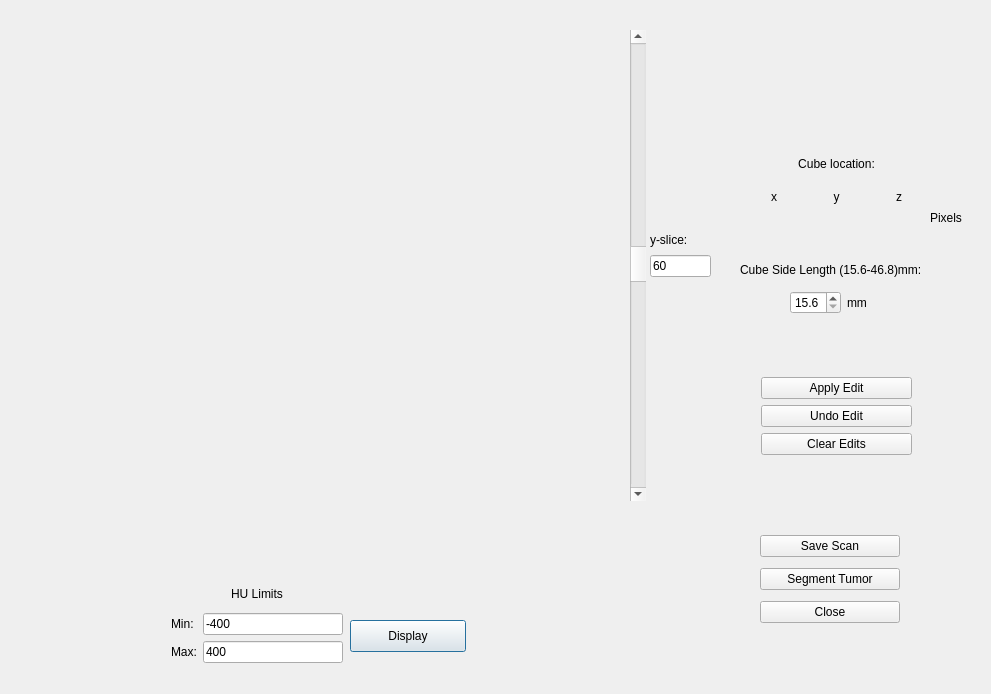
<?xml version="1.0" encoding="UTF-8"?>
<ui version="4.0">
 <class>CTDisplay</class>
 <widget class="QDialog" name="CTDisplay">
  <property name="geometry">
   <rect>
    <x>0</x>
    <y>0</y>
    <width>991</width>
    <height>694</height>
   </rect>
  </property>
  <property name="windowTitle">
   <string>CT Editor</string>
  </property>
  <widget class="MplSliceWidget" name="mpl_ct" native="true">
   <property name="geometry">
    <rect>
     <x>10</x>
     <y>9</y>
     <width>610</width>
     <height>570</height>
    </rect>
   </property>
  </widget>
  <widget class="QScrollBar" name="sliceScrollbar">
   <property name="geometry">
    <rect>
     <x>630</x>
     <y>30</y>
     <width>16</width>
     <height>471</height>
    </rect>
   </property>
   <property name="minimum">
    <number>1</number>
   </property>
   <property name="maximum">
    <number>120</number>
   </property>
   <property name="value">
    <number>60</number>
   </property>
   <property name="orientation">
    <enum>Qt::Vertical</enum>
   </property>
  </widget>
  <widget class="QPushButton" name="displayButton">
   <property name="geometry">
    <rect>
     <x>350</x>
     <y>620</y>
     <width>116</width>
     <height>32</height>
    </rect>
   </property>
   <property name="text">
    <string>Display</string>
   </property>
  </widget>
  <widget class="QLabel" name="pixelsLabel">
   <property name="geometry">
    <rect>
     <x>930</x>
     <y>210</y>
     <width>60</width>
     <height>16</height>
    </rect>
   </property>
   <property name="text">
    <string>Pixels</string>
   </property>
  </widget>
  <widget class="QLabel" name="cubelenLabel">
   <property name="geometry">
    <rect>
     <x>740</x>
     <y>260</y>
     <width>211</width>
     <height>20</height>
    </rect>
   </property>
   <property name="text">
    <string>Cube Side Length (15.6-46.8)mm:</string>
   </property>
  </widget>
  <widget class="QWidget" name="layoutWidget">
   <property name="geometry">
    <rect>
     <x>746</x>
     <y>145</y>
     <width>181</width>
     <height>81</height>
    </rect>
   </property>
   <layout class="QVBoxLayout" name="verticalLayout_4">
    <item>
     <widget class="QLabel" name="cubelocLabel">
      <property name="text">
       <string>Cube location:</string>
      </property>
      <property name="alignment">
       <set>Qt::AlignCenter</set>
      </property>
     </widget>
    </item>
    <item>
     <layout class="QVBoxLayout" name="verticalLayout">
      <item>
       <layout class="QHBoxLayout" name="horizontalLayout_3">
        <item>
         <widget class="QLabel" name="xTopLabel">
          <property name="statusTip">
           <string>0</string>
          </property>
          <property name="text">
           <string>x</string>
          </property>
          <property name="alignment">
           <set>Qt::AlignCenter</set>
          </property>
         </widget>
        </item>
        <item>
         <widget class="QLabel" name="yTopLabel">
          <property name="text">
           <string>y</string>
          </property>
          <property name="alignment">
           <set>Qt::AlignCenter</set>
          </property>
         </widget>
        </item>
        <item>
         <widget class="QLabel" name="zTopLabel">
          <property name="text">
           <string>z</string>
          </property>
          <property name="alignment">
           <set>Qt::AlignCenter</set>
          </property>
         </widget>
        </item>
       </layout>
      </item>
      <item>
       <layout class="QHBoxLayout" name="horizontalLayout_2">
        <item>
         <layout class="QHBoxLayout" name="horizontalLayout_6">
          <item>
           <widget class="QLabel" name="xvalLabel">
            <property name="text">
             <string/>
            </property>
            <property name="alignment">
             <set>Qt::AlignCenter</set>
            </property>
           </widget>
          </item>
          <item>
           <widget class="QLabel" name="yvalLabel">
            <property name="text">
             <string/>
            </property>
            <property name="alignment">
             <set>Qt::AlignCenter</set>
            </property>
           </widget>
          </item>
          <item>
           <widget class="QLabel" name="zvalLabel">
            <property name="text">
             <string/>
            </property>
            <property name="alignment">
             <set>Qt::AlignCenter</set>
            </property>
           </widget>
          </item>
         </layout>
        </item>
       </layout>
      </item>
     </layout>
    </item>
   </layout>
  </widget>
  <widget class="QWidget" name="layoutWidget">
   <property name="geometry">
    <rect>
     <x>761</x>
     <y>350</y>
     <width>151</width>
     <height>132</height>
    </rect>
   </property>
   <layout class="QVBoxLayout" name="verticalLayout_6">
    <item>
     <layout class="QVBoxLayout" name="verticalLayout_5">
      <item>
       <widget class="QPushButton" name="editButton">
        <property name="text">
         <string>Apply Edit</string>
        </property>
       </widget>
      </item>
      <item>
       <widget class="QPushButton" name="undoButton">
        <property name="text">
         <string>Undo Edit</string>
        </property>
       </widget>
      </item>
      <item>
       <widget class="QPushButton" name="clearButton">
        <property name="text">
         <string>Clear Edits</string>
        </property>
       </widget>
      </item>
     </layout>
    </item>
   </layout>
  </widget>
  <widget class="QLabel" name="savenameLabel">
   <property name="geometry">
    <rect>
     <x>520</x>
     <y>660</y>
     <width>441</width>
     <height>20</height>
    </rect>
   </property>
   <property name="text">
    <string/>
   </property>
   <property name="alignment">
    <set>Qt::AlignRight|Qt::AlignTrailing|Qt::AlignVCenter</set>
   </property>
  </widget>
  <widget class="QWidget" name="layoutWidget">
   <property name="geometry">
    <rect>
     <x>650</x>
     <y>230</y>
     <width>61</width>
     <height>47</height>
    </rect>
   </property>
   <layout class="QVBoxLayout" name="verticalLayout_2">
    <item>
     <widget class="QLabel" name="sliceLabel">
      <property name="text">
       <string>y-slice:</string>
      </property>
     </widget>
    </item>
    <item>
     <widget class="QLineEdit" name="slice">
      <property name="text">
       <string>60</string>
      </property>
     </widget>
    </item>
   </layout>
  </widget>
  <widget class="QWidget" name="layoutWidget">
   <property name="geometry">
    <rect>
     <x>790</x>
     <y>290</y>
     <width>103</width>
     <height>26</height>
    </rect>
   </property>
   <layout class="QHBoxLayout" name="horizontalLayout_4">
    <item>
     <widget class="QDoubleSpinBox" name="cubelengthBox">
      <property name="decimals">
       <number>1</number>
      </property>
      <property name="minimum">
       <double>15.600000000000000</double>
      </property>
      <property name="maximum">
       <double>46.800000000000003</double>
      </property>
      <property name="singleStep">
       <double>3.900000000000000</double>
      </property>
     </widget>
    </item>
    <item>
     <widget class="QLabel" name="mmLabel">
      <property name="enabled">
       <bool>true</bool>
      </property>
      <property name="text">
       <string>mm</string>
      </property>
     </widget>
    </item>
   </layout>
  </widget>
  <widget class="QWidget" name="layoutWidget">
   <property name="geometry">
    <rect>
     <x>171</x>
     <y>581</y>
     <width>172</width>
     <height>82</height>
    </rect>
   </property>
   <layout class="QVBoxLayout" name="verticalLayout_7">
    <item>
     <widget class="QLabel" name="pixellimsLabel">
      <property name="text">
       <string>HU Limits</string>
      </property>
      <property name="alignment">
       <set>Qt::AlignCenter</set>
      </property>
     </widget>
    </item>
    <item>
     <layout class="QHBoxLayout" name="horizontalLayout">
      <item>
       <layout class="QVBoxLayout" name="verticalLayout_3">
        <item>
         <widget class="QLabel" name="vminLabel">
          <property name="text">
           <string>Min:</string>
          </property>
         </widget>
        </item>
        <item>
         <widget class="QLabel" name="vmaxLabel">
          <property name="text">
           <string>Max:</string>
          </property>
         </widget>
        </item>
       </layout>
      </item>
      <item>
       <layout class="QVBoxLayout" name="verticalLayout_1">
        <item>
         <widget class="QLineEdit" name="vmin">
          <property name="text">
           <string>-400</string>
          </property>
         </widget>
        </item>
        <item>
         <widget class="QLineEdit" name="vmax">
          <property name="text">
           <string>400</string>
          </property>
         </widget>
        </item>
       </layout>
      </item>
     </layout>
    </item>
   </layout>
  </widget>
  <widget class="QLabel" name="statusLabel">
   <property name="geometry">
    <rect>
     <x>700</x>
     <y>500</y>
     <width>261</width>
     <height>20</height>
    </rect>
   </property>
   <property name="text">
    <string/>
   </property>
   <property name="alignment">
    <set>Qt::AlignCenter</set>
   </property>
  </widget>
  <widget class="QWidget" name="layoutWidget">
   <property name="geometry">
    <rect>
     <x>760</x>
     <y>530</y>
     <width>140</width>
     <height>100</height>
    </rect>
   </property>
   <layout class="QVBoxLayout" name="verticalLayout_8">
    <item>
     <widget class="QPushButton" name="saveButton">
      <property name="text">
       <string>Save Scan</string>
      </property>
     </widget>
    </item>
    <item>
     <widget class="QPushButton" name="segmentButton">
      <property name="text">
       <string>Segment Tumor</string>
      </property>
     </widget>
    </item>
    <item>
     <widget class="QPushButton" name="closeButton">
      <property name="text">
       <string>Close</string>
      </property>
     </widget>
    </item>
   </layout>
  </widget>
 </widget>
 <customwidgets>
  <customwidget>
   <class>MplSliceWidget</class>
   <extends>QWidget</extends>
   <header location="global">mplslicewidget.h</header>
   <container>1</container>
  </customwidget>
 </customwidgets>
 <resources/>
 <connections/>
</ui>
